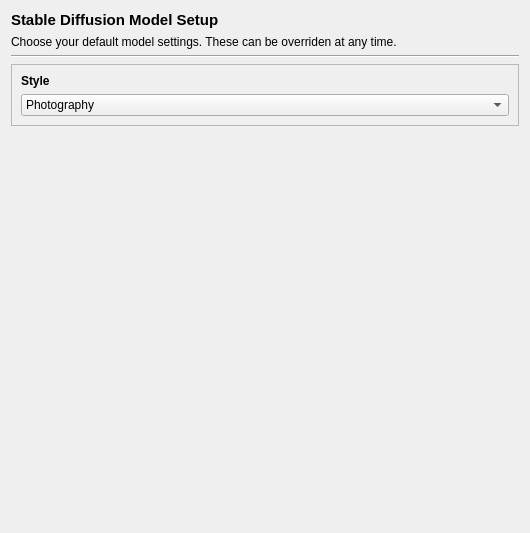
<?xml version="1.0" encoding="UTF-8"?>
<ui version="4.0">
 <class>choose_model_style</class>
 <widget class="QWidget" name="choose_model_style">
  <property name="geometry">
   <rect>
    <x>0</x>
    <y>0</y>
    <width>530</width>
    <height>533</height>
   </rect>
  </property>
  <property name="windowTitle">
   <string>Form</string>
  </property>
  <layout class="QGridLayout" name="gridLayout">
   <item row="5" column="0">
    <widget class="QFrame" name="frame_3">
     <property name="frameShape">
      <enum>QFrame::StyledPanel</enum>
     </property>
     <property name="frameShadow">
      <enum>QFrame::Raised</enum>
     </property>
     <layout class="QGridLayout" name="gridLayout_4">
      <item row="0" column="0">
       <widget class="QLabel" name="label_3">
        <property name="font">
         <font>
          <bold>true</bold>
         </font>
        </property>
        <property name="text">
         <string>Style</string>
        </property>
       </widget>
      </item>
      <item row="1" column="0">
       <widget class="QComboBox" name="comboBox">
        <item>
         <property name="text">
          <string>Photography</string>
         </property>
        </item>
        <item>
         <property name="text">
          <string>Illustration</string>
         </property>
        </item>
       </widget>
      </item>
     </layout>
    </widget>
   </item>
   <item row="1" column="0">
    <widget class="QLabel" name="label_2">
     <property name="text">
      <string>Choose your default model settings. These can be overriden at any time.</string>
     </property>
     <property name="wordWrap">
      <bool>true</bool>
     </property>
    </widget>
   </item>
   <item row="0" column="0">
    <widget class="QLabel" name="label">
     <property name="font">
      <font>
       <pointsize>11</pointsize>
       <bold>true</bold>
      </font>
     </property>
     <property name="text">
      <string>Stable Diffusion Model Setup</string>
     </property>
    </widget>
   </item>
   <item row="10" column="0">
    <spacer name="verticalSpacer">
     <property name="orientation">
      <enum>Qt::Vertical</enum>
     </property>
     <property name="sizeHint" stdset="0">
      <size>
       <width>20</width>
       <height>40</height>
      </size>
     </property>
    </spacer>
   </item>
   <item row="2" column="0">
    <widget class="Line" name="line">
     <property name="orientation">
      <enum>Qt::Horizontal</enum>
     </property>
    </widget>
   </item>
  </layout>
 </widget>
 <resources/>
 <connections/>
</ui>
